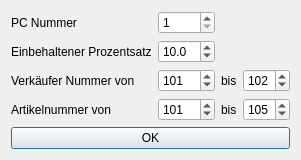
<?xml version="1.0" encoding="UTF-8"?>
<ui version="4.0">
 <class>Settings</class>
 <widget class="QDialog" name="Settings">
  <property name="geometry">
   <rect>
    <x>0</x>
    <y>0</y>
    <width>275</width>
    <height>153</height>
   </rect>
  </property>
  <property name="windowTitle">
   <string>Einstellungen</string>
  </property>
  <layout class="QGridLayout" name="gridLayout">
   <item row="0" column="0">
    <widget class="QLabel" name="label">
     <property name="text">
      <string>PC Nummer</string>
     </property>
    </widget>
   </item>
   <item row="0" column="1">
    <widget class="QSpinBox" name="spinBoxPc">
     <property name="minimum">
      <number>1</number>
     </property>
     <property name="maximum">
      <number>10</number>
     </property>
    </widget>
   </item>
   <item row="1" column="0">
    <widget class="QLabel" name="label_2">
     <property name="text">
      <string>Einbehaltener Prozentsatz</string>
     </property>
    </widget>
   </item>
   <item row="2" column="0">
    <widget class="QLabel" name="label_6">
     <property name="text">
      <string>Verkäufer Nummer von</string>
     </property>
    </widget>
   </item>
   <item row="2" column="1">
    <widget class="QSpinBox" name="spinBoxSellerMin">
     <property name="maximum">
      <number>999</number>
     </property>
     <property name="value">
      <number>101</number>
     </property>
    </widget>
   </item>
   <item row="2" column="2">
    <widget class="QLabel" name="label_3">
     <property name="text">
      <string>bis</string>
     </property>
    </widget>
   </item>
   <item row="2" column="3">
    <widget class="QSpinBox" name="spinBoxSellerMax">
     <property name="maximum">
      <number>999</number>
     </property>
     <property name="value">
      <number>102</number>
     </property>
    </widget>
   </item>
   <item row="3" column="0">
    <widget class="QLabel" name="label_4">
     <property name="text">
      <string>Artikelnummer von</string>
     </property>
    </widget>
   </item>
   <item row="3" column="1">
    <widget class="QSpinBox" name="spinBoxArticleMin">
     <property name="maximum">
      <number>999</number>
     </property>
     <property name="value">
      <number>101</number>
     </property>
    </widget>
   </item>
   <item row="3" column="2">
    <widget class="QLabel" name="label_5">
     <property name="text">
      <string>bis</string>
     </property>
    </widget>
   </item>
   <item row="3" column="3">
    <widget class="QSpinBox" name="spinBoxArticleMax">
     <property name="maximum">
      <number>999</number>
     </property>
     <property name="value">
      <number>105</number>
     </property>
    </widget>
   </item>
   <item row="4" column="0">
    <spacer name="verticalSpacer">
     <property name="orientation">
      <enum>Qt::Vertical</enum>
     </property>
     <property name="sizeHint" stdset="0">
      <size>
       <width>20</width>
       <height>40</height>
      </size>
     </property>
    </spacer>
   </item>
   <item row="5" column="0" colspan="4">
    <widget class="QPushButton" name="pushButtonOk">
     <property name="text">
      <string>OK</string>
     </property>
    </widget>
   </item>
   <item row="1" column="1">
    <widget class="QDoubleSpinBox" name="doubleSpinBoxDeductionPercentage">
     <property name="decimals">
      <number>1</number>
     </property>
     <property name="value">
      <double>10.000000000000000</double>
     </property>
    </widget>
   </item>
  </layout>
 </widget>
 <resources/>
 <connections/>
</ui>
